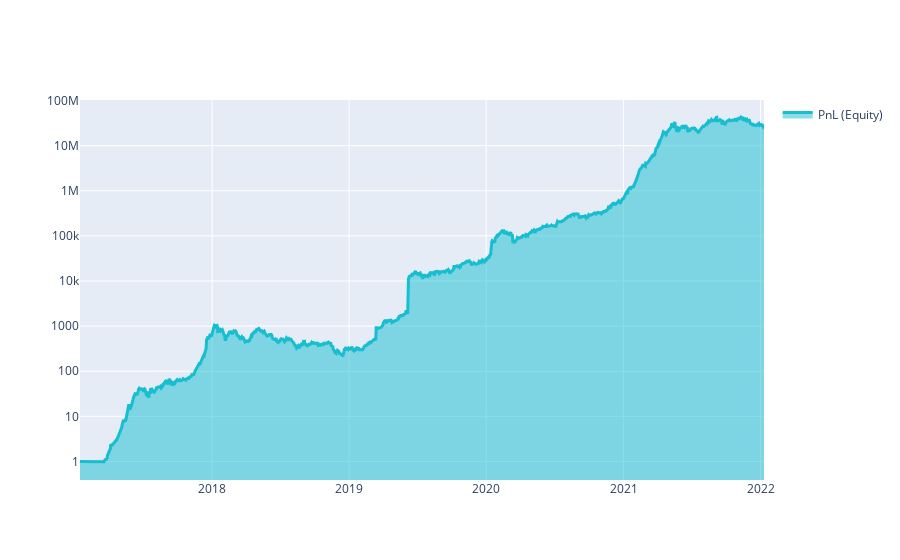

Here is the notebook cell this chart was saved with:
### Markdown cell above
The sharpe ratio using the method above is very high because of **forward looking**.

### Code cell
import qnt.graph   as qngraph
statistics= qnstats.calc_stat(crypto_data, weights)
display(statistics.to_pandas().tail())

performance= statistics.to_pandas()["equity"]
qngraph.make_plot_filled(performance.index, performance, name="PnL (Equity)", type="log")

display(statistics[-1:].sel(field = ["sharpe_ratio"]).transpose().to_pandas())
qnstats.print_correlation(weights,crypto_data)

### Figure 1 — Plotly figure (JSON) as saved in the notebook; plotly's stock layout.template omitted (floating-point values rounded to 4 significant figures; data arrays with more than 128 entries replaced by an {"elided": "..."} marker saying what was removed)
{"data": [{"fill": "tonexty", "line": {"color": "#17BECF", "width": 3}, "name": "PnL (Equity)", "type": "scatter", "x": {"elided": "1823 str values"}, "y": {"elided": "1823 float values"}}], "layout": {"autosize": true, "showlegend": true, "xaxis": {"autorange": true, "range": ["2017-01-14", "2022-01-10"], "type": "date"}, "yaxis": {"range": [-0.4111, 8.011], "type": "log"}}}
